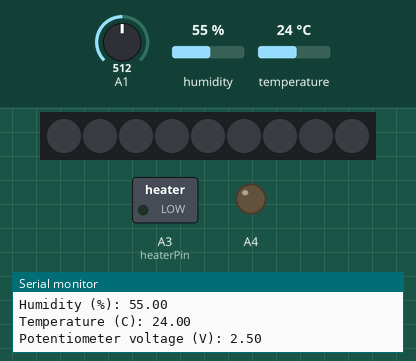
Recording of a sketch running on a simulated Arduino Uno, built with avr-gcc and run on an emulated ATmega328P. Parts: 9 RGB LEDs in strip order, left to right, switched loads named in the sketch (green lamp = pin HIGH), output pins drawn as LEDs (lit = HIGH), the last lines printed to the serial monitor. Inputs (shaded band) come from the test bench; at power-on: A1 = 512, temperature 24 °C, humidity 55 %.

Above: at 1.2 s.
1.3 s: A1 set to 221
2.8 s: A1 set to 189
At 3.2 s:
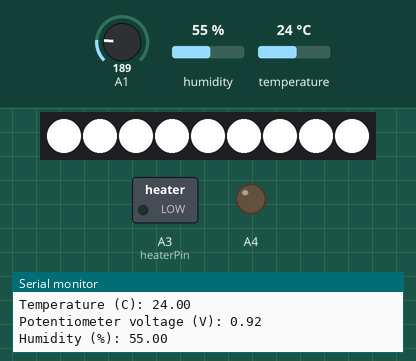
4.4 s: temperature set to 22 °C
5.9 s: temperature set to 19 °C
At 6.5 s:
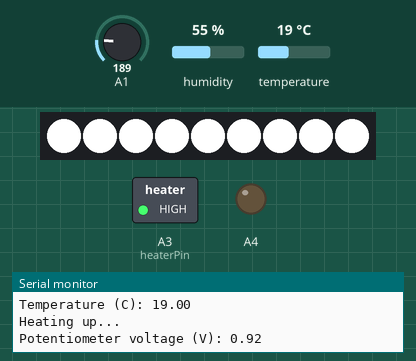
7.5 s: humidity set to 57 %
At 8.2 s:
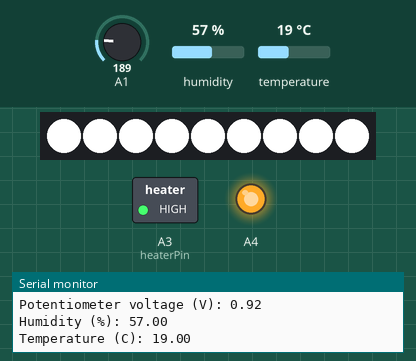
9.0 s: temperature set to 28 °C
At 10.5 s:
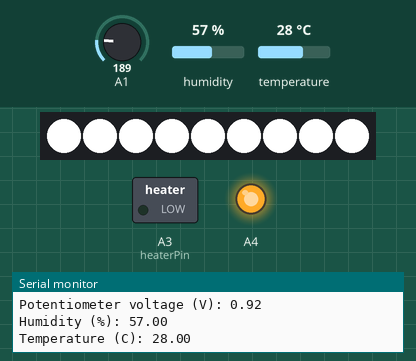
Timing chart, 0 to 11.6 s (numbered marks = the images above; inputs shaded):
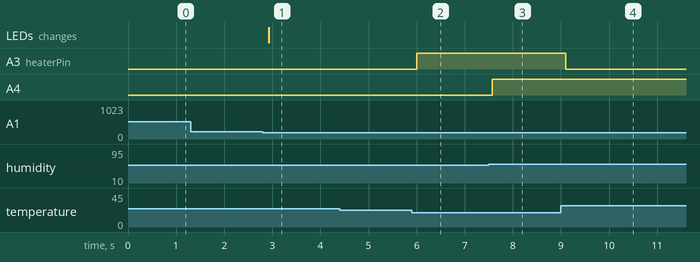

Measured:
- the behaviour switches between 205 and 204 on A1 (found by bisection; images 0 and 1)
- the behaviour switches between 21 and 20 °C on temperature (found by bisection; images 1 and 2)
- the behaviour switches between 55 and 56 % on humidity (found by bisection; images 2 and 3)
- after the input at 2.8 s, the LEDs: change after 0.13 s (image 1)
- after the input at 5.9 s, A3 (heaterPin): LOW → HIGH after 0.11 s
- after the input at 7.5 s, A4: LOW → HIGH after 0.07 s
- after the input at 9.0 s, A3 (heaterPin): HIGH → LOW after 0.10 s

The sketch:

sketch_nov28b.ino
```cpp
#include <dht11.h>
#include <FastLED.h>
#define LEDPIN 4
#define NUMOFLEDS 9
#define DHT11PIN 2

dht11 DHT11;

int heaterPin = A3;
int val = 0;         // variable to store the read value
int val2 = 0;

CRGB leds[NUMOFLEDS];

void setup()
{
  Serial.begin(9600);

  pinMode(heaterPin, OUTPUT);
  FastLED.addLeds<WS2812, LEDPIN, GRB>(leds, NUMOFLEDS);

}

void loop()
{
  Serial.println();

  int sensorValue = analogRead(A1);
  float voltage = sensorValue * (5.0 / 1023.0);
  Serial.print("Potentiometer voltage (V): ");
  Serial.println(voltage);

  int chk = DHT11.read(DHT11PIN);

  Serial.print("Humidity (%): ");
  Serial.println((float)DHT11.humidity, 2);

  Serial.print("Temperature (C): ");
  Serial.println((float)DHT11.temperature, 2);

  if (DHT11.temperature < 20.25) {
    val2 = 1023.0;
    analogWrite(heaterPin, val2);
    Serial.print("Heating up...");
    } else {
      val2 = 0;
      analogWrite(heaterPin, val2);
      }

  if (voltage < 1) {
    val = 255;
    } else {
      val = 0;
      }

  for (int i = 0; i <= 8; i++) {
    leds[i] = CHSV(0, 0, val);
    }
  FastLED.show();

  if (DHT11.humidity > 55 || DHT11.temperature > 35) {
    analogWrite(A4, 1023.0);
    }


}
```
